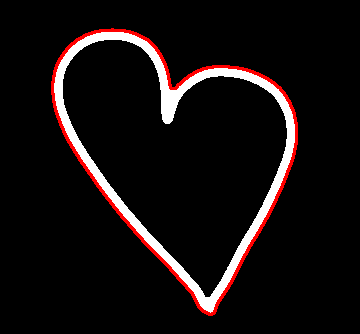
#> input picture TPS/TP2/contornos_prueba/hearts/image copy 16.png, 360 x 334 px
$ python -i hu_moments.py   (imports and definitions only)
#> lines starting #> are read from the running program, lines starting #| are printed output that depends on the picture; after the words box and inside, x2 and y2 are one past the last pixel; in counts of white or black regions, pixels touching at a corner belong together
# ...existing code...
import cv2
import numpy as np
import os

# [8 lines left out: function extraer_hu_moments, not called in this run]

# ...existing code...
def extraer_hu_y_contorno(img):
    """
    Devuelve (huMoments, contour_mask, contour_points, vis_image).
    - img: imagen en escala de grises (puede ser binaria o no).
    - Se umbraliza automáticamente usando Otsu si la imagen no es puramente 0/255.
    - Selecciona el contorno de mayor área.
    - vis_image es la imagen en color con el contorno dibujado (BGR).
    """
    # Asegurar binario: si ya es sólo 0/255, lo usamos; si no, Otsu
    unique_vals = np.unique(img)
    if set(unique_vals.tolist()).issubset({0, 255}):
        thresh = img.copy()
    else:
        _, thresh = cv2.threshold(img, 0, 255, cv2.THRESH_BINARY + cv2.THRESH_OTSU)

    # Encontrar contornos (trabajar sobre una copia)
    contours, _ = cv2.findContours(thresh.copy(), cv2.RETR_EXTERNAL, cv2.CHAIN_APPROX_SIMPLE)
    if not contours:
        return None, None, None, None

    # Seleccionar el contorno más grande
    cnt = max(contours, key=cv2.contourArea)

    # Crear máscara del contorno (rellena)
    mask = np.zeros_like(thresh)
    cv2.drawContours(mask, [cnt], -1, 255, thickness=-1)

    # Calcular momentos a partir de la máscara (más robusto)
    moments = cv2.moments(mask)
    hu = cv2.HuMoments(moments).flatten()
    for i in range(7):
        hu[i] = -1 * np.sign(hu[i]) * np.log10(abs(hu[i]) + 1e-10)

    # Imagen de visualización: convertir a BGR y dibujar contorno en rojo
    vis = cv2.cvtColor(img, cv2.COLOR_GRAY2BGR)
    cv2.drawContours(vis, [cnt], -1, (0, 0, 255), 2)

    return hu, mask, cnt, vis

# [38 lines left out: function generar_dataset, not called in this run]

# [3 lines not run here, left out]
# ...existing code...

>>> import cv2
>>> picture = cv2.imread('contornos_prueba/hearts/image copy 16.png', cv2.IMREAD_GRAYSCALE)
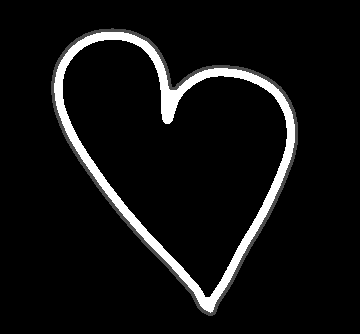
#> picture: shape (334, 360); min 0, max 255, mean 16.7
>>> result = extraer_hu_y_contorno(picture)
#> in extraer_hu_y_contorno, `unique_vals = np.unique(img)`: unique_vals = [0, 76, 255]
#> in extraer_hu_y_contorno, `_, thresh = cv2.threshold(img, 0, 255, cv2.THRESH_BINARY + cv2.THRESH_..`:
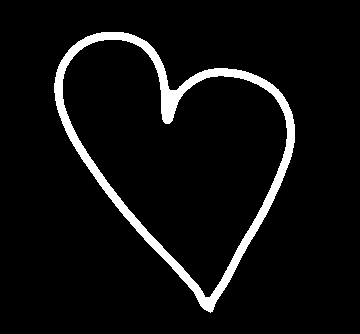
#> thresh: shape (334, 360); 5.8% white; 1 white region
#> in extraer_hu_y_contorno, `contours, _ = cv2.findContours(thresh.copy(), cv2.RETR_EXTERNAL, cv2.C..`: contours = 1 contour; box (x1, y1, x2, y2) and area: (54, 32, 295, 313) 39172
#> in extraer_hu_y_contorno, `cnt = max(contours, key=cv2.contourArea)`: cnt = contour of 412 points, box (x1, y1, x2, y2) (54, 32, 295, 313), area 39172
#> in extraer_hu_y_contorno, `cv2.drawContours(mask, [cnt], -1, 255, thickness=-1)`:
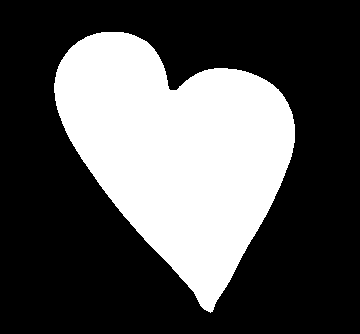
#> mask: shape (334, 360); 32.9% white; 1 white region, box (x1, y1, x2, y2) and area: (54, 32, 295, 313) 39535
#> in extraer_hu_y_contorno, `moments = cv2.moments(mask)`: moments = moments, m00 10081425, centre m10/m00, m01/m00 = (177.4, 151.3)
#> in extraer_hu_y_contorno, `hu = cv2.HuMoments(moments).flatten()`: hu = [0.000724, 5.75e-08, 8.35e-11, 1.19e-12, 1.83e-24, 1.27e-17, 1.17e-23]
#> after the loop in extraer_hu_y_contorno, `for i in range(7):`: hu = [3.14, 7.24, 9.74, 9.99, 10, 10, 10]
#> in extraer_hu_y_contorno, `cv2.drawContours(vis, [cnt], -1, (0, 0, 255), 2)`:
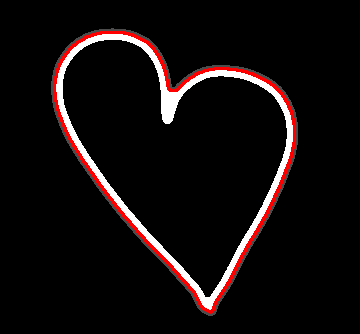
#> vis: shape (334, 360, 3); mean B, G, R 12.2, 12.2, 18.4

$ run again, on TPS/TP2/contornos_prueba/squares/square_116.jpg
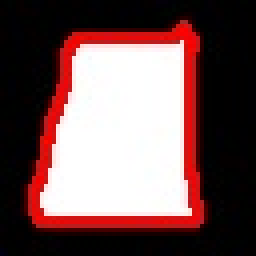
#> input picture TPS/TP2/contornos_prueba/squares/square_116.jpg, 64 x 64 px (shown 4 times larger)
#> unique_vals = 31 values from 0 to 255
#> in extraer_hu_y_contorno, `_, thresh = cv2.threshold(img, 0, 255, cv2.THRESH_BINARY + cv2.THRESH_..`:
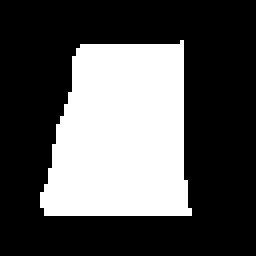
#> thresh: shape (64, 64) (shown 4 times larger); 33.2% white; 1 white region
#> contours = 1 contour; box (x1, y1, x2, y2) and area: (10, 10, 48, 54) 1287
#> cnt = contour of 30 points, box (x1, y1, x2, y2) (10, 10, 48, 54), area 1287
#> moments = moments, m00 347055, centre m10/m00, m01/m00 = (29.82, 33.27)
#> in extraer_hu_y_contorno, `hu = cv2.HuMoments(moments).flatten()`: hu = [0.000696, 4.43e-08, 1.93e-11, 2.92e-14, 7.02e-27, 2.77e-18, 2.07e-26]
#> after the loop in extraer_hu_y_contorno, `for i in range(7):`: hu = [3.16, 7.35, 9.92, 10, 10, 10, 10]
#> in extraer_hu_y_contorno, `cv2.drawContours(vis, [cnt], -1, (0, 0, 255), 2)`:
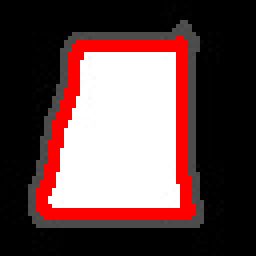
#> vis: shape (64, 64, 3) (shown 4 times larger); mean B, G, R 73.1, 73.1, 101.7

$ run again, on TPS/TP2/contornos_prueba/stars/WhatsApp Image 2025-09-18 at 22.45.26.jpeg
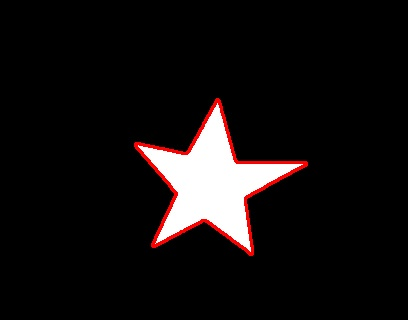
#> input picture TPS/TP2/contornos_prueba/stars/WhatsApp Image 2025-09-18 at 22.45.26.jpeg, 408 x 320 px
#> unique_vals = 36 values from 0 to 255
#> in extraer_hu_y_contorno, `_, thresh = cv2.threshold(img, 0, 255, cv2.THRESH_BINARY + cv2.THRESH_..`:
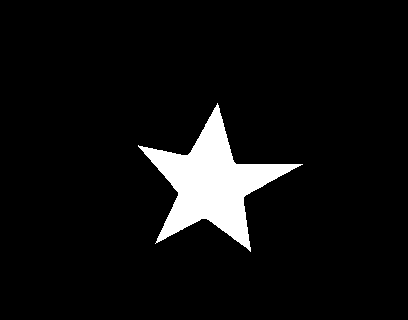
#> thresh: shape (320, 408); 6.3% white; 1 white region
#> contours = 1 contour; box (x1, y1, x2, y2) and area: (138, 103, 303, 252) 8009
#> cnt = contour of 289 points, box (x1, y1, x2, y2) (138, 103, 303, 252), area 8009
#> moments = moments, m00 2110635, centre m10/m00, m01/m00 = (211.5, 182.4)
#> in extraer_hu_y_contorno, `hu = cv2.HuMoments(moments).flatten()`: hu = [0.000828, 9.26e-10, 1.05e-11, 1.15e-12, 1.76e-24, 1.05e-17, 3.56e-24]
#> after the loop in extraer_hu_y_contorno, `for i in range(7):`: hu = [3.08, 8.99, 9.96, 10, 10, 10, 10]
#> in extraer_hu_y_contorno, `cv2.drawContours(vis, [cnt], -1, (0, 0, 255), 2)`:
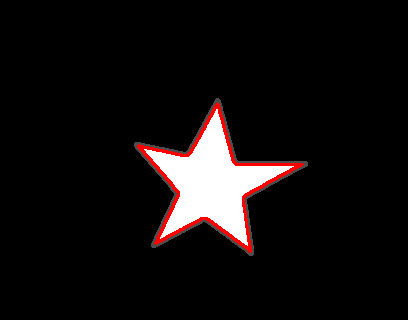
#> vis: shape (320, 408, 3); mean B, G, R 14.5, 14.5, 18.5
